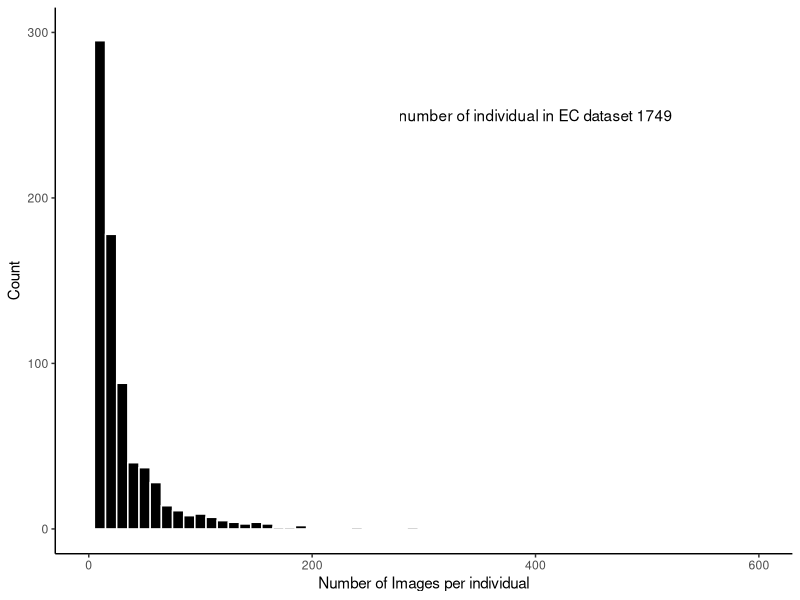
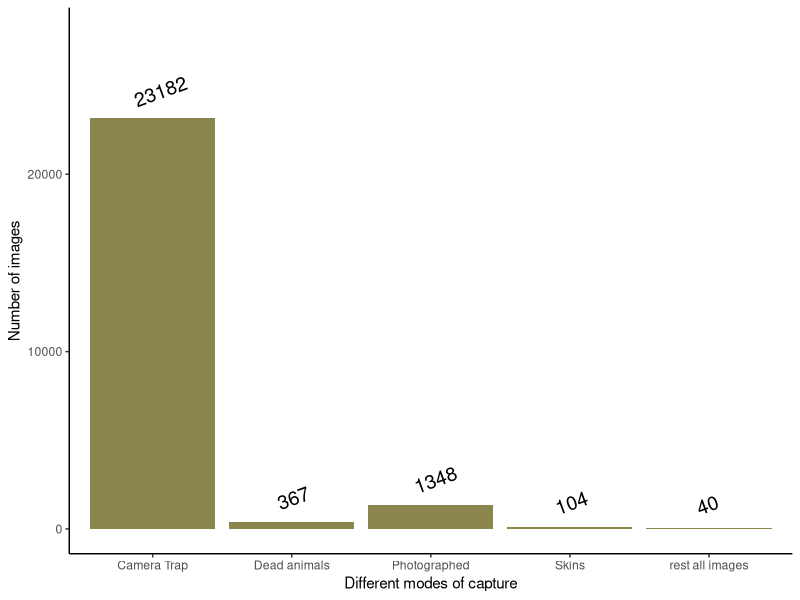
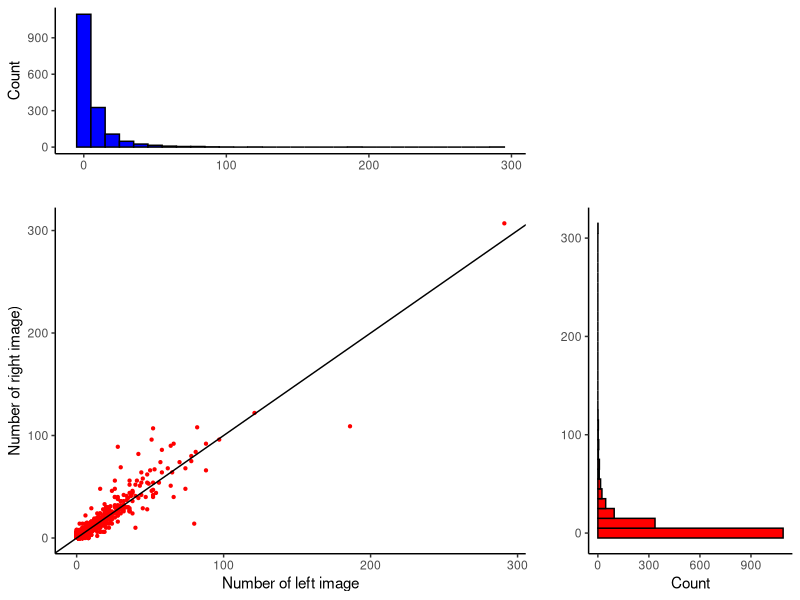
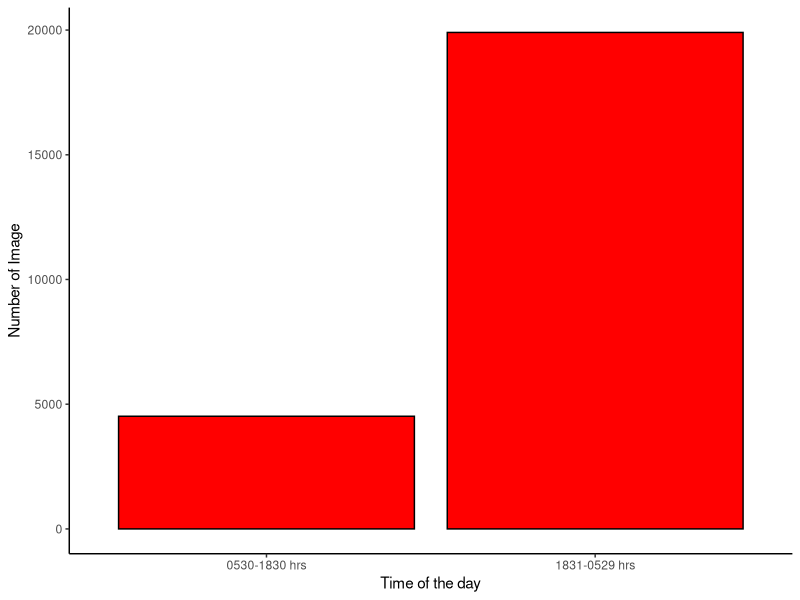

Write the R code that produced these figures, in order.
## ---- chunk 1
animal_data<-read.csv("Animal_cature_details.csv",header = T)
require(dplyr)
## ---- chunk 2
library(ggplot2)
img_per_ind<-group_by(animal_data,id)%>%
  summarise(number_of_image=n())%>%
  as.data.frame()
plot_hist<-ggplot(img_per_ind,aes(number_of_image))
plot_hist+geom_histogram(binwidth =10,color="white",fill="black")+ theme_classic()+labs(x="Number of Images per individual",y="Count")+xlim(c(0,600))+ylim(c(0,300))+annotate(geom = "text",x=400,y=250,
                                                                                                                                                                              label=paste("number of individual in EC dataset",nrow(img_per_ind),sep = " "))
x<-quantile(img_per_ind$number_of_image)
quant<-data.frame(quantile=names(x),value=unname(x))

## ---- chunk 3
knitr::kable(quant,align = 'l')
## ---- chunk 4
capture_mode_cat<-c("Camera Trap","Dead animals","Photographed","Skins","rest all images")
capture_mode_cat<-ordered(capture_mode_cat,levels=capture_mode_cat)
number_of_images<-rep(NA,length(capture_mode_cat))
#camera trap images
number_of_images[1]<-nrow(subset(animal_data,animal_data$CPMD=="CT"))
#dead
number_of_images[2]<-nrow(subset(animal_data,animal_data$CPMD=="DE"))
#photograph
number_of_images[3]<-nrow(subset(animal_data,animal_data$CPMD=="PH"))
#skin
number_of_images[4]<-nrow(subset(animal_data,animal_data$CPMD=="PE"))
#result all
number_of_images[5]<-nrow(animal_data)-sum(number_of_images[1:4]) 
CPMD<-data.frame(mode_of_cap=capture_mode_cat,value=(number_of_images))
cmpd_plot<-ggplot(data = CPMD,aes(y=value,x=mode_of_cap))
cmpd_plot+geom_bar(stat="identity",fill="khaki4")+geom_text(aes(label=value),hjust=0.2,vjust=-1,size=5,position = position_dodge(0.9),angle=20)+
  ylim(c(0,28000))+labs(x="Different modes of capture",y="Number of images")+theme_classic()
## ---- chunk 5
animal_data$side[grep("L",animal_data$side)]<-"L"
animal_data$side[grep("R",animal_data$side)]<-"R"
animal_data<-subset(animal_data,is.na(match(animal_data$CPMD,c("CT","PH")))==F)
animal_data<-animal_data[is.na(animal_data$side)==F,]
flanks<-group_by(animal_data,id,side)%>%summarise(number=n())%>%as.data.frame()

library(tidyr)
require(gridExtra)
flank_plot<-spread(data = flanks,key = "side",value = "number",fill = 0)

spread_plot<-ggplot(data =  flank_plot,aes(x=L,y=R))
scatter_plot<-spread_plot+geom_point(color="red",shape=19,size=0.8)+labs(x="Number of left image",y="Number of right image)")+
  geom_abline(slope = 1, intercept = 0)+theme_classic()
#hist_right
hist_right<-ggplot(data = flank_plot,aes(x=R))+geom_histogram(color="black",fill="red",binwidth = 10)+
  theme_classic()+labs(x="",y="Count")+coord_flip()
#hist left
hist_left<-ggplot(data = flank_plot,aes(x=L))+geom_histogram(color="black",fill="blue",binwidth = 10)+
  theme_classic()+labs(x="",y="Count")
empty <- ggplot()+geom_point(aes(1,1), colour="white")+

  theme(axis.ticks=element_blank(), 

        panel.background=element_blank(), 

        axis.text.x=element_blank(), axis.text.y=element_blank(),           

        axis.title.x=element_blank(), axis.title.y=element_blank())
#ploting correctly
grid.arrange(hist_left, empty, scatter_plot, hist_right, ncol=2, nrow=2, widths=c(2, 1), heights=c(1, 2))
## ---- chunk 6
require(lubridate)
require(data.table)
animal_data$time_seen<-as_datetime(animal_data$time_seen)
time_data<-as_datetime(animal_data$time_seen,tz="GMT")
time_data<-format(time_data,format = "%H%M%S")
time_data<-time_data%>%na.omit()
Time_block=as.POSIXct(strptime(c("053000","183000"),"%H%M%S"),tz="GMT")
Time_block<-format(Time_block,format = "%H%M%S")
time_of_day<-case_when(
between(time_data,Time_block[1],Time_block[2]) ~"morning",
        TRUE ~"night")
Time_data_frame<-data.frame(time=time_data,class=time_of_day)
Bar_chart<-group_by(Time_data_frame,class)%>%summarise(count=n())%>%as.data.frame()
barp<-ggplot(data = Bar_chart,aes(x=class,y=count))
barp+geom_bar(stat = "identity",fill="red",color="black")+theme_classic()+labs(x="Time of the day",y="Number of Image")+
  scale_x_discrete(breaks=Bar_chart$class,labels=c("0530-1830 hrs","1831-0529 hrs"))
